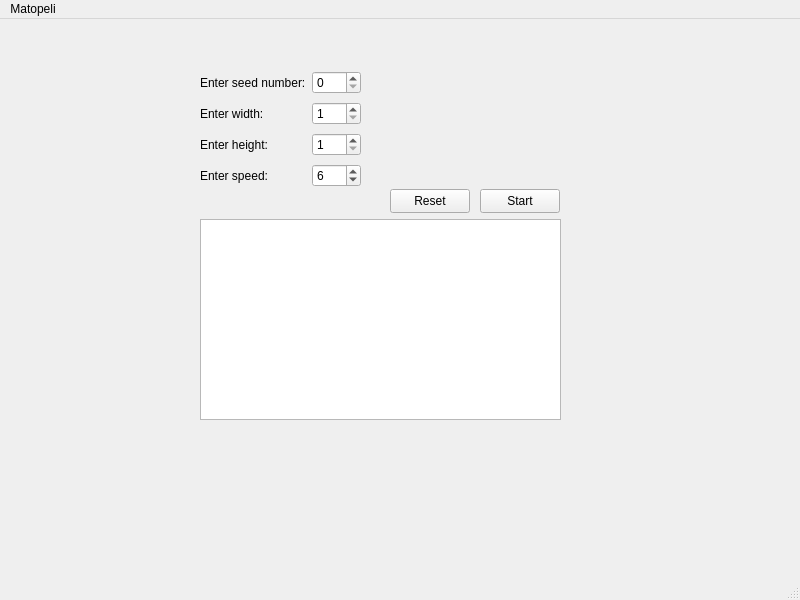
<?xml version="1.0" encoding="UTF-8"?>
<ui version="4.0">
 <class>MainWindow</class>
 <widget class="QMainWindow" name="MainWindow">
  <property name="geometry">
   <rect>
    <x>0</x>
    <y>0</y>
    <width>800</width>
    <height>600</height>
   </rect>
  </property>
  <property name="windowTitle">
   <string>MainWindow</string>
  </property>
  <widget class="QWidget" name="centralwidget">
   <widget class="QGraphicsView" name="graphView">
    <property name="geometry">
     <rect>
      <x>200</x>
      <y>200</y>
      <width>361</width>
      <height>201</height>
     </rect>
    </property>
    <property name="verticalScrollBarPolicy">
     <enum>Qt::ScrollBarAlwaysOff</enum>
    </property>
    <property name="horizontalScrollBarPolicy">
     <enum>Qt::ScrollBarAlwaysOff</enum>
    </property>
   </widget>
   <widget class="QWidget" name="gridLayoutWidget">
    <property name="geometry">
     <rect>
      <x>200</x>
      <y>50</y>
      <width>161</width>
      <height>120</height>
     </rect>
    </property>
    <layout class="QGridLayout" name="gridLayout">
     <item row="1" column="1">
      <widget class="QSpinBox" name="widthSpinBox">
       <property name="minimum">
        <number>1</number>
       </property>
      </widget>
     </item>
     <item row="2" column="0">
      <widget class="QLabel" name="label_3">
       <property name="text">
        <string>Enter height:</string>
       </property>
      </widget>
     </item>
     <item row="0" column="0">
      <widget class="QLabel" name="label">
       <property name="text">
        <string>Enter seed number:</string>
       </property>
      </widget>
     </item>
     <item row="1" column="0">
      <widget class="QLabel" name="label_2">
       <property name="text">
        <string>Enter width:</string>
       </property>
      </widget>
     </item>
     <item row="2" column="1">
      <widget class="QSpinBox" name="heightSpinBox">
       <property name="minimum">
        <number>1</number>
       </property>
      </widget>
     </item>
     <item row="0" column="1">
      <widget class="QSpinBox" name="seedSpinBox"/>
     </item>
     <item row="3" column="0">
      <widget class="QLabel" name="label_4">
       <property name="text">
        <string>Enter speed:</string>
       </property>
      </widget>
     </item>
     <item row="3" column="1">
      <widget class="QSpinBox" name="speedSpinBox">
       <property name="minimum">
        <number>1</number>
       </property>
       <property name="maximum">
        <number>9</number>
       </property>
       <property name="value">
        <number>6</number>
       </property>
      </widget>
     </item>
    </layout>
   </widget>
   <widget class="QPushButton" name="startButton">
    <property name="geometry">
     <rect>
      <x>480</x>
      <y>170</y>
      <width>80</width>
      <height>24</height>
     </rect>
    </property>
    <property name="text">
     <string>Start</string>
    </property>
   </widget>
   <widget class="QPushButton" name="resetButton">
    <property name="geometry">
     <rect>
      <x>390</x>
      <y>170</y>
      <width>80</width>
      <height>24</height>
     </rect>
    </property>
    <property name="text">
     <string>Reset</string>
    </property>
   </widget>
   <widget class="QLabel" name="gameOverOrWon">
    <property name="geometry">
     <rect>
      <x>60</x>
      <y>220</y>
      <width>71</width>
      <height>51</height>
     </rect>
    </property>
    <property name="text">
     <string/>
    </property>
   </widget>
  </widget>
  <widget class="QMenuBar" name="menubar">
   <property name="geometry">
    <rect>
     <x>0</x>
     <y>0</y>
     <width>800</width>
     <height>21</height>
    </rect>
   </property>
   <widget class="QMenu" name="menuMatopeli">
    <property name="title">
     <string>Matopeli</string>
    </property>
   </widget>
   <addaction name="menuMatopeli"/>
  </widget>
  <widget class="QStatusBar" name="statusbar"/>
 </widget>
 <resources/>
 <connections/>
</ui>
